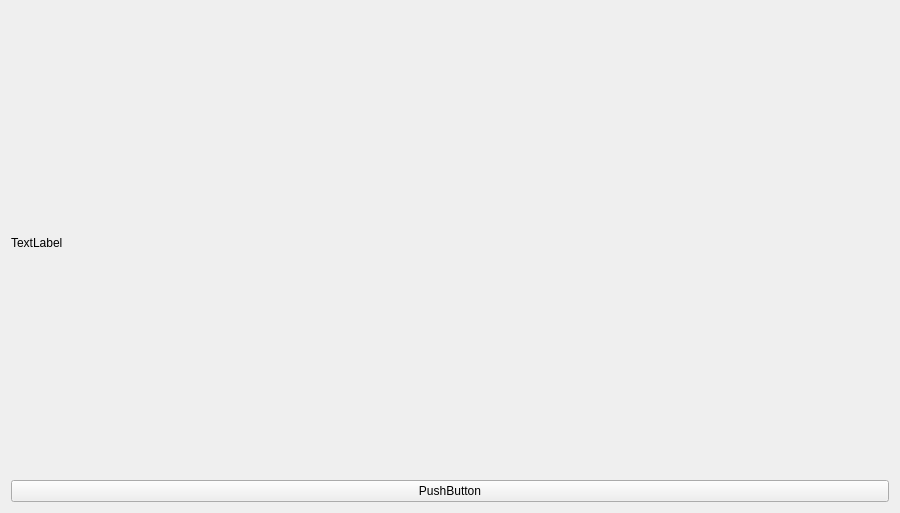
<?xml version="1.0" encoding="UTF-8"?>
<ui version="4.0">
 <class>Widget</class>
 <widget class="QWidget" name="Widget">
  <property name="geometry">
   <rect>
    <x>0</x>
    <y>0</y>
    <width>900</width>
    <height>513</height>
   </rect>
  </property>
  <property name="windowTitle">
   <string>Widget</string>
  </property>
  <layout class="QVBoxLayout" name="verticalLayout">
   <item>
    <widget class="QLabel" name="label">
     <property name="text">
      <string>TextLabel</string>
     </property>
    </widget>
   </item>
   <item>
    <widget class="QPushButton" name="pushButton">
     <property name="text">
      <string>PushButton</string>
     </property>
    </widget>
   </item>
  </layout>
 </widget>
 <layoutdefault spacing="6" margin="11"/>
 <resources/>
 <connections/>
</ui>
